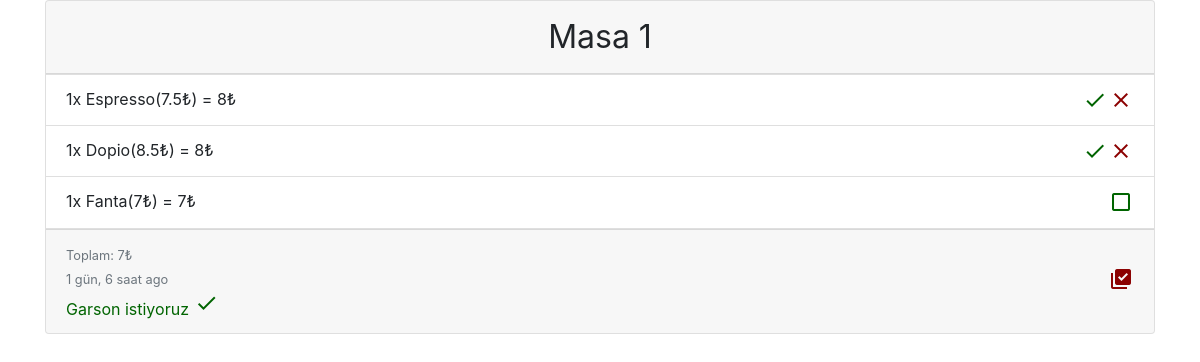
The page /panel/coffee-break/ (signed in) on the database its author committed.
### qrback/models.py (models this page shows, shortened)
class Accounting(models.Model):
    table = models.IntegerField()
    order_list = models.ManyToManyField(Account_Entry, blank=True)
    first_order_time = models.DateTimeField(default=timezone.now)
    last_order_time = models.DateTimeField(auto_now=True)
    closed_at = models.DateTimeField(auto_now_add=True)
    is_closed = models.BooleanField(default=False)
    checked_money = models.FloatField(default=0)
    requesting_garson = models.BooleanField(default=False)
    company = models.ForeignKey(Company, on_delete=models.CASCADE)
    @property
    def get_borrow(self):
        sum = 0
        if self.order_list.exists():
            order_list = self.order_list.filter(is_deleted=False, is_checked=True)
            if order_list.count() > 0:
                sum = list(order_list.annotate(total_spent=Sum(
                    F('price') *
                    F('count'),
                    output_field=models.FloatField()
                )).aggregate(Sum('total_spent')).values())[0] - self.checked_money
        return sum

class Account_Entry(models.Model):
    name = models.CharField(max_length=20)
    price = models.FloatField(default=0)
    count = models.IntegerField(default=0)
    is_checked = models.BooleanField(default=False)
    time = models.DateTimeField(default=timezone.now)
    is_delivered = models.BooleanField(default=False)
    is_deleted = models.BooleanField(default=False)

### qrback/views.py (the view)
# urls.py: path('panel/<slug:slug>/', panel, name='panel'),
@login_required
def panel(request, slug):
    try:
        _slug = Company.objects.get(owner=request.user).slug
    except Company.DoesNotExist:
        _slug = "-1"
    if not request.user.is_superuser:
        if _slug != slug:
            return redirect('index')
    acc = Accounting.objects.filter(company__slug=slug, is_closed=False)
    acc = acc.annotate(num_participants=Count('order_list')).filter(
        Q(num_participants__gt=0) | Q(requesting_garson=True)).order_by('-last_order_time')
    context = {
        'accounting': acc,
        'company': Company.objects.get(slug=slug)
    }
    return render(request, template_name='digitalMenuPanel.html', context=context)

### templates/digitalMenuPanel.html (shortened to what this page needs)
<!DOCTYPE html>
<html lang="en">
<head>
</head>
{% load humanize %}
<body>
<div class="content" id="data">
    <link href="https://stackpath.bootstrapcdn.com/bootstrap/4.5.0/css/bootstrap.min.css" rel="stylesheet">
    <div class="container">
        <div class="card-deck">
            {% for orders in accounting %}
                <div class="card mb-4" style="width: 18rem;min-width: 18rem;">
                    <div class="card-header" style="text-align:center;font-size: 2rem">
                        Masa {{ orders.table }}
                    </div>
                    <ul class="list-group list-group-flush ">
                        {% for order in orders.order_list.all reversed %}
                            {% if not order.is_deleted %}
                                <li class="list-group-item"
                                    style="{% if order.is_delivered %}text-decoration: line-through;{% endif %} min-height: 51px"> {{ order.count }}x {{ order.name }}({{ order.price|floatformat }}₺)
                                    = {% widthratio order.price 1 order.count %}₺
                                    {% if order.is_checked %}
                                        {% if order.is_delivered %}
                                            <a style="float:right;line-height: 1px;color: darkred"
                                               href="{% url 'remove' orders.company.slug order.id %}">
                                                <i class="material-icons">delete_outline</i>
                                            </a>
                                        {% else %}
                                            <a style="float:right;line-height: 1px;color: darkgreen"
                                               href="{% url 'check' orders.company.slug order.id %}">
                                                <i class="material-icons">check_box_outline_blank</i>
                                            </a>
                                        {% endif %}
                                    {% else %}
                                        <a href="{% url 'delete' orders.company.slug  order.id %}"
                                           style="float:right;line-height: 1px;color: darkred">
                                            <i class="material-icons">close</i>
                                        </a>
                                        <a href="{% url 'check' orders.company.slug  order.id %}"
                                           style="float:right;line-height: 1px;color: darkgreen">
                                            <i class="material-icons">check</i>
                                        </a>
                                    {% endif %}
                                </li>
                            {% endif %}
                        {% endfor %}
                    </ul>
                    <div class="card-footer" style="margin-top: auto;font-size: 1rem;text-align: left">
                        <div>
                            <small class="text-muted"
                                   style="line-height: 1px;">
                                Toplam: {{ orders.get_borrow|floatformat }}₺</small>
                        </div>
                        <div>
                            <small class="text-muted"
                                   style="floatline-height: 1px;padding-right:10px;">{{ orders.last_order_time|naturaltime }}</small>
                            <a href="{% url 'check-out-table' orders.company.slug orders.table %}"
                               style="float:right;line-height: 1px;color: darkred">
                                <i class="material-icons">library_add_check</i>
                            </a>
                        </div>
                            {% if orders.requesting_garson %}
                                <a href="{% url 'check_garson' orders.company.slug orders.table %}"
                                   style="float:left;color: darkgreen">
                                    Garson istiyoruz
                                    <i class="material-icons">check</i>
                                </a>
                            {% endif %}
                    </div>
                </div>
            {% endfor %}
        </div>
    </div>
</div>
</body>
</html>

### rows shown on the page
Accounting: table "1", get_borrow "7", last_order_time "1 gün, 6 saat ago", requesting_garson "Garson istiyoruz"
Account_Entry: count "1", name "Espresso", price "7.5", price+count "8", is_checked False (drawn)
Account_Entry: count "1", name "Dopio", price "8.5", price+count "8", is_checked False (drawn)
Account_Entry: count "1", name "Fanta", price "7", price+count "7", is_checked True (drawn)
